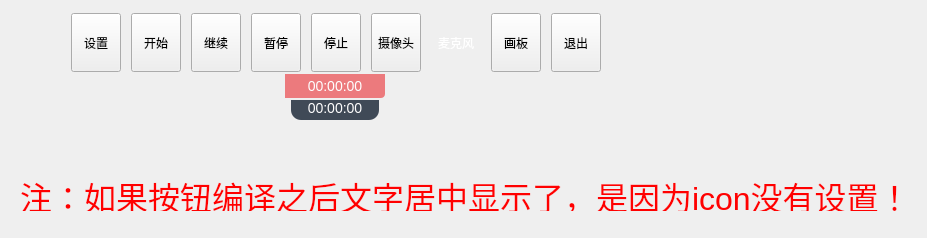
<?xml version="1.0" encoding="UTF-8"?>
<ui version="4.0">
 <class>MainWindow</class>
 <widget class="QWidget" name="MainWindow">
  <property name="geometry">
   <rect>
    <x>0</x>
    <y>0</y>
    <width>927</width>
    <height>238</height>
   </rect>
  </property>
  <property name="windowTitle">
   <string>视频录制软件</string>
  </property>
  <layout class="QVBoxLayout" name="verticalLayout">
   <property name="spacing">
    <number>0</number>
   </property>
   <property name="leftMargin">
    <number>0</number>
   </property>
   <property name="topMargin">
    <number>0</number>
   </property>
   <property name="rightMargin">
    <number>0</number>
   </property>
   <property name="bottomMargin">
    <number>0</number>
   </property>
   <item>
    <widget class="QWidget" name="widget_back" native="true">
     <property name="sizePolicy">
      <sizepolicy hsizetype="Preferred" vsizetype="Expanding">
       <horstretch>0</horstretch>
       <verstretch>0</verstretch>
      </sizepolicy>
     </property>
     <widget class="QWidget" name="widget_top" native="true">
      <property name="geometry">
       <rect>
        <x>0</x>
        <y>10</y>
        <width>671</width>
        <height>121</height>
       </rect>
      </property>
      <layout class="QVBoxLayout" name="verticalLayout_3">
       <property name="spacing">
        <number>0</number>
       </property>
       <property name="leftMargin">
        <number>0</number>
       </property>
       <property name="topMargin">
        <number>0</number>
       </property>
       <property name="rightMargin">
        <number>0</number>
       </property>
       <property name="bottomMargin">
        <number>0</number>
       </property>
       <item>
        <widget class="QWidget" name="widget_top_tool_back" native="true">
         <layout class="QVBoxLayout" name="verticalLayout_4" stretch="0,0">
          <property name="spacing">
           <number>0</number>
          </property>
          <property name="leftMargin">
           <number>0</number>
          </property>
          <property name="topMargin">
           <number>0</number>
          </property>
          <property name="rightMargin">
           <number>0</number>
          </property>
          <property name="bottomMargin">
           <number>0</number>
          </property>
          <item>
           <widget class="QWidget" name="widget_3" native="true">
            <property name="minimumSize">
             <size>
              <width>0</width>
              <height>64</height>
             </size>
            </property>
            <property name="maximumSize">
             <size>
              <width>16777215</width>
              <height>64</height>
             </size>
            </property>
            <property name="styleSheet">
             <string notr="true"/>
            </property>
            <layout class="QHBoxLayout" name="horizontalLayout_3" stretch="1,0,1">
             <property name="spacing">
              <number>0</number>
             </property>
             <property name="leftMargin">
              <number>0</number>
             </property>
             <property name="topMargin">
              <number>0</number>
             </property>
             <property name="rightMargin">
              <number>0</number>
             </property>
             <property name="bottomMargin">
              <number>0</number>
             </property>
             <item>
              <spacer name="horizontalSpacer_3">
               <property name="orientation">
                <enum>Qt::Horizontal</enum>
               </property>
               <property name="sizeHint" stdset="0">
                <size>
                 <width>40</width>
                 <height>20</height>
                </size>
               </property>
              </spacer>
             </item>
             <item>
              <widget class="QWidget" name="widget_tool" native="true">
               <property name="minimumSize">
                <size>
                 <width>0</width>
                 <height>64</height>
                </size>
               </property>
               <property name="maximumSize">
                <size>
                 <width>16777215</width>
                 <height>64</height>
                </size>
               </property>
               <property name="styleSheet">
                <string notr="true">
QWidget#widget_tool
{
border-radius:8px;
background-color: rgba(64, 74, 87, 100%);
}

QLabel
{
	color: #ffffff;
	font-size:24px;
	font-family:&quot;微软雅黑&quot;;
}



QToolButton{
	background: transparent;
padding-top:4px;
padding-bottom:2px;
	border:none;
	color: #ffffff;
	font-size:14px;
	font-family:&quot;微软雅黑&quot;;
	image-position: 10px;
border-radius:6px;

} 
QToolButton:hover{ 
	margin:1px;
	padding-bottom:0px;
	background-color: rgba(255, 255, 255, 10%);
}
QToolButton:checked{
	color:rgb(255, 255, 255);
};</string>
               </property>
               <layout class="QHBoxLayout" name="horizontalLayout" stretch="0,0,0,0,0,0,0,0,0">
                <property name="spacing">
                 <number>10</number>
                </property>
                <property name="leftMargin">
                 <number>24</number>
                </property>
                <property name="topMargin">
                 <number>3</number>
                </property>
                <property name="rightMargin">
                 <number>24</number>
                </property>
                <property name="bottomMargin">
                 <number>2</number>
                </property>
                <item>
                 <widget class="QToolButton" name="toolButton_view">
                  <property name="enabled">
                   <bool>true</bool>
                  </property>
                  <property name="sizePolicy">
                   <sizepolicy hsizetype="Preferred" vsizetype="Preferred">
                    <horstretch>0</horstretch>
                    <verstretch>0</verstretch>
                   </sizepolicy>
                  </property>
                  <property name="minimumSize">
                   <size>
                    <width>50</width>
                    <height>0</height>
                   </size>
                  </property>
                  <property name="maximumSize">
                   <size>
                    <width>50</width>
                    <height>16777215</height>
                   </size>
                  </property>
                  <property name="cursor">
                   <cursorShape>PointingHandCursor</cursorShape>
                  </property>
                  <property name="styleSheet">
                   <string notr="true">
QToolButton{
	image: url(:/image/set.png);
} 

QToolButton:checked{
	image: url(:/image/main/ic-menu-02a.png);
};</string>
                  </property>
                  <property name="text">
                   <string>设置</string>
                  </property>
                  <property name="icon">
                   <iconset resource="../res/resources.qrc">
                    <normaloff>:/image/ic-menu-default.png</normaloff>:/image/ic-menu-default.png</iconset>
                  </property>
                  <property name="iconSize">
                   <size>
                    <width>32</width>
                    <height>32</height>
                   </size>
                  </property>
                  <property name="checkable">
                   <bool>false</bool>
                  </property>
                  <property name="checked">
                   <bool>false</bool>
                  </property>
                  <property name="toolButtonStyle">
                   <enum>Qt::ToolButtonTextUnderIcon</enum>
                  </property>
                 </widget>
                </item>
                <item>
                 <widget class="QToolButton" name="toolButton_record_start">
                  <property name="enabled">
                   <bool>true</bool>
                  </property>
                  <property name="sizePolicy">
                   <sizepolicy hsizetype="Preferred" vsizetype="Preferred">
                    <horstretch>0</horstretch>
                    <verstretch>0</verstretch>
                   </sizepolicy>
                  </property>
                  <property name="minimumSize">
                   <size>
                    <width>50</width>
                    <height>0</height>
                   </size>
                  </property>
                  <property name="maximumSize">
                   <size>
                    <width>50</width>
                    <height>16777215</height>
                   </size>
                  </property>
                  <property name="cursor">
                   <cursorShape>PointingHandCursor</cursorShape>
                  </property>
                  <property name="styleSheet">
                   <string notr="true">QToolButton{
	image: url(:/image/btn_record_start.png);
} 
</string>
                  </property>
                  <property name="text">
                   <string>开始</string>
                  </property>
                  <property name="icon">
                   <iconset resource="../res/resources.qrc">
                    <normaloff>:/image/ic-menu-default.png</normaloff>:/image/ic-menu-default.png</iconset>
                  </property>
                  <property name="iconSize">
                   <size>
                    <width>32</width>
                    <height>32</height>
                   </size>
                  </property>
                  <property name="checkable">
                   <bool>false</bool>
                  </property>
                  <property name="checked">
                   <bool>false</bool>
                  </property>
                  <property name="toolButtonStyle">
                   <enum>Qt::ToolButtonTextUnderIcon</enum>
                  </property>
                 </widget>
                </item>
                <item>
                 <widget class="QToolButton" name="toolButton_record_restore">
                  <property name="enabled">
                   <bool>true</bool>
                  </property>
                  <property name="sizePolicy">
                   <sizepolicy hsizetype="Preferred" vsizetype="Preferred">
                    <horstretch>0</horstretch>
                    <verstretch>0</verstretch>
                   </sizepolicy>
                  </property>
                  <property name="minimumSize">
                   <size>
                    <width>50</width>
                    <height>0</height>
                   </size>
                  </property>
                  <property name="maximumSize">
                   <size>
                    <width>50</width>
                    <height>16777215</height>
                   </size>
                  </property>
                  <property name="cursor">
                   <cursorShape>PointingHandCursor</cursorShape>
                  </property>
                  <property name="styleSheet">
                   <string notr="true">QToolButton{
	image: url(:/image/btn_record_restore.png);
} 
</string>
                  </property>
                  <property name="text">
                   <string>继续</string>
                  </property>
                  <property name="icon">
                   <iconset resource="../res/resources.qrc">
                    <normaloff>:/image/ic-menu-default.png</normaloff>:/image/ic-menu-default.png</iconset>
                  </property>
                  <property name="iconSize">
                   <size>
                    <width>32</width>
                    <height>32</height>
                   </size>
                  </property>
                  <property name="checkable">
                   <bool>false</bool>
                  </property>
                  <property name="checked">
                   <bool>false</bool>
                  </property>
                  <property name="toolButtonStyle">
                   <enum>Qt::ToolButtonTextUnderIcon</enum>
                  </property>
                 </widget>
                </item>
                <item>
                 <widget class="QToolButton" name="toolButton_record_pause">
                  <property name="enabled">
                   <bool>true</bool>
                  </property>
                  <property name="sizePolicy">
                   <sizepolicy hsizetype="Preferred" vsizetype="Preferred">
                    <horstretch>0</horstretch>
                    <verstretch>0</verstretch>
                   </sizepolicy>
                  </property>
                  <property name="minimumSize">
                   <size>
                    <width>50</width>
                    <height>0</height>
                   </size>
                  </property>
                  <property name="maximumSize">
                   <size>
                    <width>50</width>
                    <height>16777215</height>
                   </size>
                  </property>
                  <property name="cursor">
                   <cursorShape>PointingHandCursor</cursorShape>
                  </property>
                  <property name="styleSheet">
                   <string notr="true">QToolButton{
	image: url(:/image/btn_record_pause.png);
} 
</string>
                  </property>
                  <property name="text">
                   <string>暂停</string>
                  </property>
                  <property name="icon">
                   <iconset resource="../res/resources.qrc">
                    <normaloff>:/image/ic-menu-default.png</normaloff>:/image/ic-menu-default.png</iconset>
                  </property>
                  <property name="iconSize">
                   <size>
                    <width>32</width>
                    <height>32</height>
                   </size>
                  </property>
                  <property name="checkable">
                   <bool>false</bool>
                  </property>
                  <property name="checked">
                   <bool>false</bool>
                  </property>
                  <property name="toolButtonStyle">
                   <enum>Qt::ToolButtonTextUnderIcon</enum>
                  </property>
                 </widget>
                </item>
                <item>
                 <widget class="QToolButton" name="toolButton_record_stop">
                  <property name="enabled">
                   <bool>true</bool>
                  </property>
                  <property name="sizePolicy">
                   <sizepolicy hsizetype="Preferred" vsizetype="Preferred">
                    <horstretch>0</horstretch>
                    <verstretch>0</verstretch>
                   </sizepolicy>
                  </property>
                  <property name="minimumSize">
                   <size>
                    <width>50</width>
                    <height>0</height>
                   </size>
                  </property>
                  <property name="maximumSize">
                   <size>
                    <width>50</width>
                    <height>16777215</height>
                   </size>
                  </property>
                  <property name="cursor">
                   <cursorShape>PointingHandCursor</cursorShape>
                  </property>
                  <property name="styleSheet">
                   <string notr="true">QToolButton{
	image: url(:/image/btn_record_stop.png);
} 
</string>
                  </property>
                  <property name="text">
                   <string>停止</string>
                  </property>
                  <property name="icon">
                   <iconset resource="../res/resources.qrc">
                    <normaloff>:/image/ic-menu-default.png</normaloff>:/image/ic-menu-default.png</iconset>
                  </property>
                  <property name="iconSize">
                   <size>
                    <width>32</width>
                    <height>32</height>
                   </size>
                  </property>
                  <property name="checkable">
                   <bool>false</bool>
                  </property>
                  <property name="checked">
                   <bool>false</bool>
                  </property>
                  <property name="toolButtonStyle">
                   <enum>Qt::ToolButtonTextUnderIcon</enum>
                  </property>
                 </widget>
                </item>
                <item>
                 <widget class="QToolButton" name="toolButton_camera">
                  <property name="enabled">
                   <bool>true</bool>
                  </property>
                  <property name="sizePolicy">
                   <sizepolicy hsizetype="Preferred" vsizetype="Preferred">
                    <horstretch>0</horstretch>
                    <verstretch>0</verstretch>
                   </sizepolicy>
                  </property>
                  <property name="minimumSize">
                   <size>
                    <width>50</width>
                    <height>0</height>
                   </size>
                  </property>
                  <property name="maximumSize">
                   <size>
                    <width>50</width>
                    <height>16777215</height>
                   </size>
                  </property>
                  <property name="cursor">
                   <cursorShape>PointingHandCursor</cursorShape>
                  </property>
                  <property name="styleSheet">
                   <string notr="true">
QToolButton{
	image: url(:/image/camera_g.png);
color:#FFFFFF;
} 

QToolButton:checked{
	image: url(:/image/camera.png);
color:#FFFFFF;
};</string>
                  </property>
                  <property name="text">
                   <string>摄像头</string>
                  </property>
                  <property name="icon">
                   <iconset resource="../res/resources.qrc">
                    <normaloff>:/image/ic-menu-default.png</normaloff>:/image/ic-menu-default.png</iconset>
                  </property>
                  <property name="iconSize">
                   <size>
                    <width>32</width>
                    <height>32</height>
                   </size>
                  </property>
                  <property name="checkable">
                   <bool>true</bool>
                  </property>
                  <property name="checked">
                   <bool>false</bool>
                  </property>
                  <property name="toolButtonStyle">
                   <enum>Qt::ToolButtonTextUnderIcon</enum>
                  </property>
                 </widget>
                </item>
                <item>
                 <widget class="QWidget" name="widget_micro_back" native="true">
                  <property name="minimumSize">
                   <size>
                    <width>50</width>
                    <height>0</height>
                   </size>
                  </property>
                  <property name="maximumSize">
                   <size>
                    <width>50</width>
                    <height>16777215</height>
                   </size>
                  </property>
                  <property name="styleSheet">
                   <string notr="true">border-radius:6px;</string>
                  </property>
                  <widget class="QLabel" name="label_Micro_green">
                   <property name="geometry">
                    <rect>
                     <x>13</x>
                     <y>4</y>
                     <width>23</width>
                     <height>32</height>
                    </rect>
                   </property>
                   <property name="mouseTracking">
                    <bool>true</bool>
                   </property>
                   <property name="styleSheet">
                    <string notr="true">background: url(:/image/micro_2.png) no-repeat fixed 23px 32px;</string>
                   </property>
                   <property name="text">
                    <string/>
                   </property>
                  </widget>
                  <widget class="QLabel" name="label_Micro_black">
                   <property name="geometry">
                    <rect>
                     <x>13</x>
                     <y>4</y>
                     <width>23</width>
                     <height>32</height>
                    </rect>
                   </property>
                   <property name="mouseTracking">
                    <bool>true</bool>
                   </property>
                   <property name="styleSheet">
                    <string notr="true">background: url(:/image/micro.png) no-repeat fixed 23px 32px;</string>
                   </property>
                   <property name="text">
                    <string/>
                   </property>
                  </widget>
                  <widget class="QToolButton" name="toolButton_micro">
                   <property name="enabled">
                    <bool>true</bool>
                   </property>
                   <property name="geometry">
                    <rect>
                     <x>0</x>
                     <y>0</y>
                     <width>50</width>
                     <height>59</height>
                    </rect>
                   </property>
                   <property name="sizePolicy">
                    <sizepolicy hsizetype="Preferred" vsizetype="Preferred">
                     <horstretch>0</horstretch>
                     <verstretch>0</verstretch>
                    </sizepolicy>
                   </property>
                   <property name="minimumSize">
                    <size>
                     <width>50</width>
                     <height>0</height>
                    </size>
                   </property>
                   <property name="maximumSize">
                    <size>
                     <width>50</width>
                     <height>16777215</height>
                    </size>
                   </property>
                   <property name="cursor">
                    <cursorShape>PointingHandCursor</cursorShape>
                   </property>
                   <property name="styleSheet">
                    <string notr="true">

QToolButton{
	/*image: url(:/image/micro.png);*/
color:#FFFFFF;
}

QToolButton:checked{
	image: url(:/image/micro_mute.png);
	color:#FFFFFF;
}
</string>
                   </property>
                   <property name="text">
                    <string>麦克风</string>
                   </property>
                   <property name="icon">
                    <iconset resource="../res/resources.qrc">
                     <normaloff>:/image/ic-menu-default.png</normaloff>:/image/ic-menu-default.png</iconset>
                   </property>
                   <property name="iconSize">
                    <size>
                     <width>32</width>
                     <height>32</height>
                    </size>
                   </property>
                   <property name="checkable">
                    <bool>true</bool>
                   </property>
                   <property name="checked">
                    <bool>false</bool>
                   </property>
                   <property name="toolButtonStyle">
                    <enum>Qt::ToolButtonTextUnderIcon</enum>
                   </property>
                  </widget>
                 </widget>
                </item>
                <item>
                 <widget class="QToolButton" name="toolButton_draw">
                  <property name="enabled">
                   <bool>true</bool>
                  </property>
                  <property name="sizePolicy">
                   <sizepolicy hsizetype="Preferred" vsizetype="Preferred">
                    <horstretch>0</horstretch>
                    <verstretch>0</verstretch>
                   </sizepolicy>
                  </property>
                  <property name="minimumSize">
                   <size>
                    <width>50</width>
                    <height>0</height>
                   </size>
                  </property>
                  <property name="maximumSize">
                   <size>
                    <width>50</width>
                    <height>16777215</height>
                   </size>
                  </property>
                  <property name="cursor">
                   <cursorShape>PointingHandCursor</cursorShape>
                  </property>
                  <property name="styleSheet">
                   <string notr="true">
QToolButton{
	image: url(:/image/draw_r.png);
color:#FFFFFF;
} 

QToolButton:checked{
	image: url(:/image/draw.png);
color:#FFFFFF;
};</string>
                  </property>
                  <property name="text">
                   <string>画板</string>
                  </property>
                  <property name="icon">
                   <iconset resource="../res/resources.qrc">
                    <normaloff>:/image/ic-menu-default.png</normaloff>:/image/ic-menu-default.png</iconset>
                  </property>
                  <property name="iconSize">
                   <size>
                    <width>32</width>
                    <height>32</height>
                   </size>
                  </property>
                  <property name="checkable">
                   <bool>true</bool>
                  </property>
                  <property name="checked">
                   <bool>false</bool>
                  </property>
                  <property name="toolButtonStyle">
                   <enum>Qt::ToolButtonTextUnderIcon</enum>
                  </property>
                 </widget>
                </item>
                <item>
                 <widget class="QToolButton" name="toolButton_exit">
                  <property name="enabled">
                   <bool>true</bool>
                  </property>
                  <property name="sizePolicy">
                   <sizepolicy hsizetype="Preferred" vsizetype="Preferred">
                    <horstretch>0</horstretch>
                    <verstretch>0</verstretch>
                   </sizepolicy>
                  </property>
                  <property name="minimumSize">
                   <size>
                    <width>50</width>
                    <height>0</height>
                   </size>
                  </property>
                  <property name="maximumSize">
                   <size>
                    <width>50</width>
                    <height>16777215</height>
                   </size>
                  </property>
                  <property name="cursor">
                   <cursorShape>PointingHandCursor</cursorShape>
                  </property>
                  <property name="styleSheet">
                   <string notr="true">
QToolButton{
	image: url(:/image/radiobtn_normal.png);
} 

QToolButton:checked{
	image: url(:/image/radiobtn_normal.png);
};</string>
                  </property>
                  <property name="text">
                   <string>退出</string>
                  </property>
                  <property name="icon">
                   <iconset resource="../res/resources.qrc">
                    <normaloff>:/image/ic-menu-default.png</normaloff>:/image/ic-menu-default.png</iconset>
                  </property>
                  <property name="iconSize">
                   <size>
                    <width>32</width>
                    <height>32</height>
                   </size>
                  </property>
                  <property name="checkable">
                   <bool>true</bool>
                  </property>
                  <property name="checked">
                   <bool>false</bool>
                  </property>
                  <property name="toolButtonStyle">
                   <enum>Qt::ToolButtonTextUnderIcon</enum>
                  </property>
                 </widget>
                </item>
               </layout>
              </widget>
             </item>
             <item>
              <spacer name="horizontalSpacer">
               <property name="orientation">
                <enum>Qt::Horizontal</enum>
               </property>
               <property name="sizeHint" stdset="0">
                <size>
                 <width>40</width>
                 <height>20</height>
                </size>
               </property>
              </spacer>
             </item>
            </layout>
           </widget>
          </item>
          <item>
           <widget class="QWidget" name="widget_time" native="true">
            <property name="minimumSize">
             <size>
              <width>0</width>
              <height>24</height>
             </size>
            </property>
            <property name="maximumSize">
             <size>
              <width>16777215</width>
              <height>24</height>
             </size>
            </property>
            <property name="styleSheet">
             <string notr="true">
QLabel
{
background-color: rgba(235, 92, 96, 80%);

	font-family: &quot;Microsoft YaHei UI&quot;;
	font-size: 14px;
	color:#FEFEFE;
}

QLabel#label_course_name
{	
border-bottom-left-radius:4px;
}

QLabel#label_time
{	
border-bottom-right-radius:4px;
}

</string>
            </property>
            <layout class="QHBoxLayout" name="horizontalLayout_4">
             <property name="spacing">
              <number>0</number>
             </property>
             <property name="leftMargin">
              <number>0</number>
             </property>
             <property name="topMargin">
              <number>0</number>
             </property>
             <property name="rightMargin">
              <number>0</number>
             </property>
             <property name="bottomMargin">
              <number>0</number>
             </property>
             <item>
              <spacer name="horizontalSpacer_2">
               <property name="orientation">
                <enum>Qt::Horizontal</enum>
               </property>
               <property name="sizeHint" stdset="0">
                <size>
                 <width>497</width>
                 <height>20</height>
                </size>
               </property>
              </spacer>
             </item>
             <item>
              <widget class="QLabel" name="label_time">
               <property name="minimumSize">
                <size>
                 <width>100</width>
                 <height>24</height>
                </size>
               </property>
               <property name="maximumSize">
                <size>
                 <width>100</width>
                 <height>24</height>
                </size>
               </property>
               <property name="styleSheet">
                <string notr="true"/>
               </property>
               <property name="text">
                <string>00:00:00</string>
               </property>
               <property name="alignment">
                <set>Qt::AlignCenter</set>
               </property>
              </widget>
             </item>
             <item>
              <spacer name="horizontalSpacer_7">
               <property name="orientation">
                <enum>Qt::Horizontal</enum>
               </property>
               <property name="sizeHint" stdset="0">
                <size>
                 <width>498</width>
                 <height>20</height>
                </size>
               </property>
              </spacer>
             </item>
            </layout>
           </widget>
          </item>
         </layout>
        </widget>
       </item>
       <item>
        <widget class="QWidget" name="widget" native="true">
         <property name="minimumSize">
          <size>
           <width>0</width>
           <height>24</height>
          </size>
         </property>
         <property name="maximumSize">
          <size>
           <width>16777215</width>
           <height>24</height>
          </size>
         </property>
         <layout class="QHBoxLayout" name="horizontalLayout_2">
          <property name="leftMargin">
           <number>0</number>
          </property>
          <property name="topMargin">
           <number>0</number>
          </property>
          <property name="rightMargin">
           <number>0</number>
          </property>
          <property name="bottomMargin">
           <number>0</number>
          </property>
          <item>
           <spacer name="horizontalSpacer_5">
            <property name="orientation">
             <enum>Qt::Horizontal</enum>
            </property>
            <property name="sizeHint" stdset="0">
             <size>
              <width>710</width>
              <height>20</height>
             </size>
            </property>
           </spacer>
          </item>
          <item>
           <widget class="QWidget" name="widget_expand_top" native="true">
            <property name="minimumSize">
             <size>
              <width>88</width>
              <height>20</height>
             </size>
            </property>
            <property name="maximumSize">
             <size>
              <width>16777215</width>
              <height>20</height>
             </size>
            </property>
            <property name="styleSheet">
             <string notr="true">QWidget#widget_expand_top
{
	border-bottom-right-radius:10px;
border-bottom-left-radius:10px;
background-color: rgba(64, 74, 87, 100%);
border:none;
background-position:center;
background-repeat:no-repeat;
   
}</string>
            </property>
            <widget class="QPushButton" name="pushButton_expand_top">
             <property name="geometry">
              <rect>
               <x>0</x>
               <y>0</y>
               <width>88</width>
               <height>20</height>
              </rect>
             </property>
             <property name="styleSheet">
              <string notr="true">border:none;</string>
             </property>
             <property name="text">
              <string/>
             </property>
            </widget>
            <widget class="QLabel" name="label_time_2">
             <property name="geometry">
              <rect>
               <x>0</x>
               <y>0</y>
               <width>88</width>
               <height>20</height>
              </rect>
             </property>
             <property name="styleSheet">
              <string notr="true">
QLabel
{
	font-family: &quot;Microsoft YaHei UI&quot;;
	font-size: 14px;
	color:#FEFEFE;
}</string>
             </property>
             <property name="text">
              <string>00:00:00</string>
             </property>
             <property name="alignment">
              <set>Qt::AlignHCenter|Qt::AlignTop</set>
             </property>
            </widget>
            <zorder>label_time_2</zorder>
            <zorder>pushButton_expand_top</zorder>
           </widget>
          </item>
          <item>
           <spacer name="horizontalSpacer_6">
            <property name="orientation">
             <enum>Qt::Horizontal</enum>
            </property>
            <property name="sizeHint" stdset="0">
             <size>
              <width>710</width>
              <height>20</height>
             </size>
            </property>
           </spacer>
          </item>
         </layout>
        </widget>
       </item>
       <item>
        <spacer name="verticalSpacer">
         <property name="orientation">
          <enum>Qt::Vertical</enum>
         </property>
         <property name="sizeHint" stdset="0">
          <size>
           <width>20</width>
           <height>40</height>
          </size>
         </property>
        </spacer>
       </item>
      </layout>
     </widget>
     <widget class="QLabel" name="label_erro_tips_10000">
      <property name="geometry">
       <rect>
        <x>20</x>
        <y>180</y>
        <width>901</width>
        <height>31</height>
       </rect>
      </property>
      <property name="styleSheet">
       <string notr="true">color: rgb(255, 0, 0);
font-size:32px;</string>
      </property>
      <property name="text">
       <string>注：如果按钮编译之后文字居中显示了，是因为icon没有设置！</string>
      </property>
     </widget>
    </widget>
   </item>
  </layout>
 </widget>
 <layoutdefault spacing="6" margin="11"/>
 <resources>
  <include location="../res/resources.qrc"/>
 </resources>
 <connections>
  <connection>
   <sender>toolButton_micro</sender>
   <signal>toggled(bool)</signal>
   <receiver>label_Micro_black</receiver>
   <slot>setHidden(bool)</slot>
   <hints>
    <hint type="sourcelabel">
     <x>791</x>
     <y>41</y>
    </hint>
    <hint type="destinationlabel">
     <x>795</x>
     <y>32</y>
    </hint>
   </hints>
  </connection>
  <connection>
   <sender>toolButton_micro</sender>
   <signal>toggled(bool)</signal>
   <receiver>label_Micro_green</receiver>
   <slot>setHidden(bool)</slot>
   <hints>
    <hint type="sourcelabel">
     <x>795</x>
     <y>42</y>
    </hint>
    <hint type="destinationlabel">
     <x>795</x>
     <y>32</y>
    </hint>
   </hints>
  </connection>
 </connections>
</ui>
